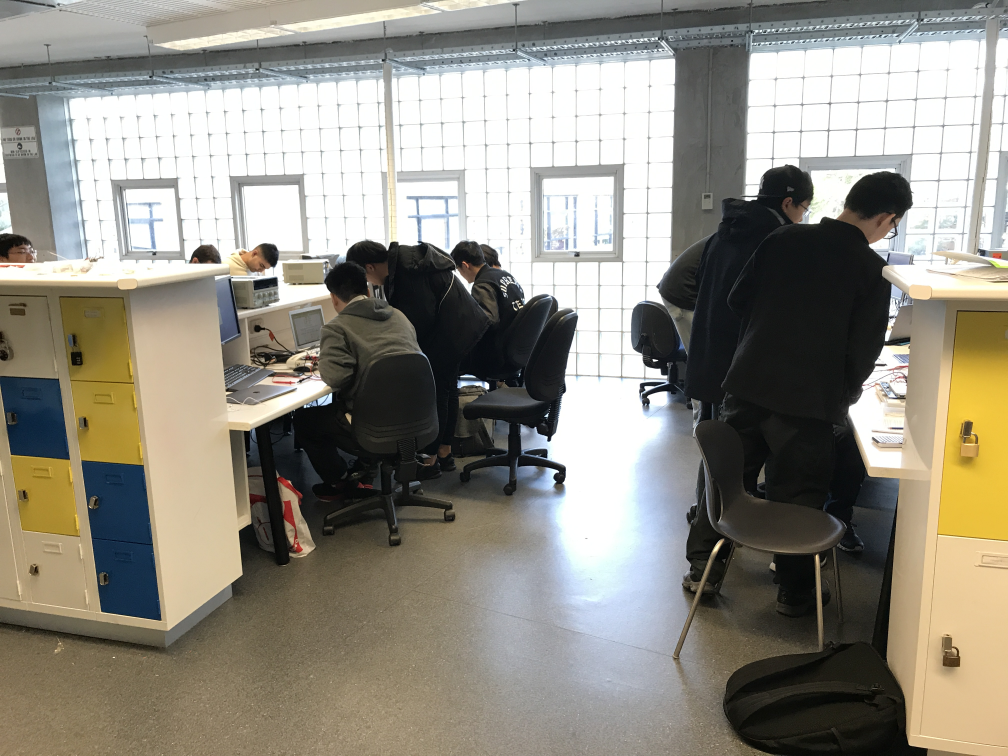
#> input picture extra/pedestrianDetect/img/lab3.JPG, 4032 x 3024 px (shown at 1/4 size)
$ python dedtect.py
#> lines starting #> are read from the running program, lines starting #| are printed output that depends on the picture; after the words box and inside, x2 and y2 are one past the last pixel; in counts of white or black regions, pixels touching at a corner belong together
# import the necessary packages
from __future__ import print_function
from imutils.object_detection import non_max_suppression
from imutils import paths
import numpy as np
import argparse
import imutils
import cv2

# construct the argument parse and parse the arguments
#ap = argparse.ArgumentParser()
#ap.add_argument("-i", "--images", required=True, help="path to images directory")
#args = vars(ap.parse_args())

# initialize the HOG descriptor/person detector
hog = cv2.HOGDescriptor()
hog.setSVMDetector(cv2.HOGDescriptor_getDefaultPeopleDetector())


# load the image and resize it to (1) reduce detection time
# and (2) improve detection accuracy
image = cv2.imread('img/lab3.JPG')
#> image is the input picture: shape (3024, 4032, 3); mean B, G, R 130.8, 141.5, 145.2
image = imutils.resize(image, width=min(400, image.shape[1]))
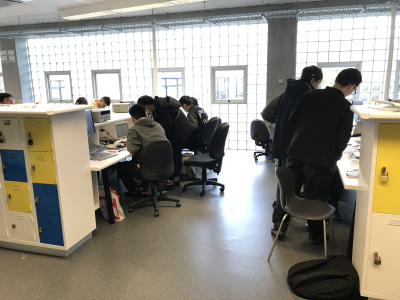
#> image: shape (300, 400, 3); mean B, G, R 130.8, 141.5, 145.2
orig = image.copy()

# detect people in the image
(rects, weights) = hog.detectMultiScale(image, winStride=(4, 4),
        padding=(8, 8), scale=1.05)
#> rects = [[150, 78, 68, 136], [62, 61, 96, 192], [252, 30, 129, 258], [8, 45, 121, 241]]; weights = [1.25, 0.439, 1.19, 0.648]

# draw the original bounding boxes
for (x, y, w, h) in rects:
        cv2.rectangle(orig, (x, y), (x + w, y + h), (0, 0, 255), 2)
#> this loop made 4 passes
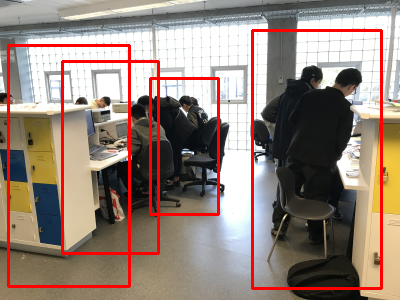
#> orig: shape (300, 400, 3); 6.16% of pixels changed, all inside (x1, y1, x2, y2) = (7, 29, 383, 290)

# apply non-maxima suppression to the bounding boxes using a
# fairly large overlap threshold to try to maintain overlapping
# boxes that are still people
rects = np.array([[x, y, x + w, y + h] for (x, y, w, h) in rects])
#> rects = [[150, 78, 218, 214], [62, 61, 158, 253], [252, 30, 381, 288], [8, 45, 129, 286]]
pick = non_max_suppression(rects, probs=None, overlapThresh=0.65)
#> pick = [[252, 30, 381, 288], [8, 45, 129, 286], [150, 78, 218, 214]]

# draw the final bounding boxes
for (xA, yA, xB, yB) in pick:
        cv2.rectangle(image, (xA, yA), (xB, yB), (0, 255, 0), 2)
#> this loop made 3 passes
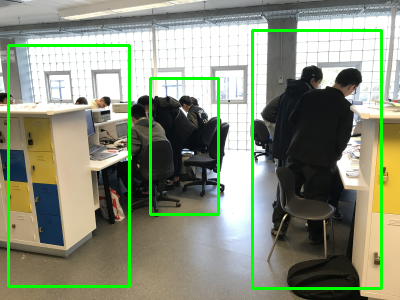
#> image: shape (300, 400, 3); 4.76% of pixels changed, all inside (x1, y1, x2, y2) = (7, 29, 383, 290)

# show some information on the number of bounding boxes
#filename = imagePath[imagePath.rfind("/") + 1:]
#print("[INFO] {}: {} original boxes, {} after suppression".format(
#        filename, len(rects), len(pick)))

# show the output images
cv2.imshow("Before NMS", orig)
cv2.imshow("After NMS", image)
cv2.waitKey(0)

$ run again, with extra/pedestrianDetect/img/lab2.JPG copied over extra/pedestrianDetect/img/lab3.JPG
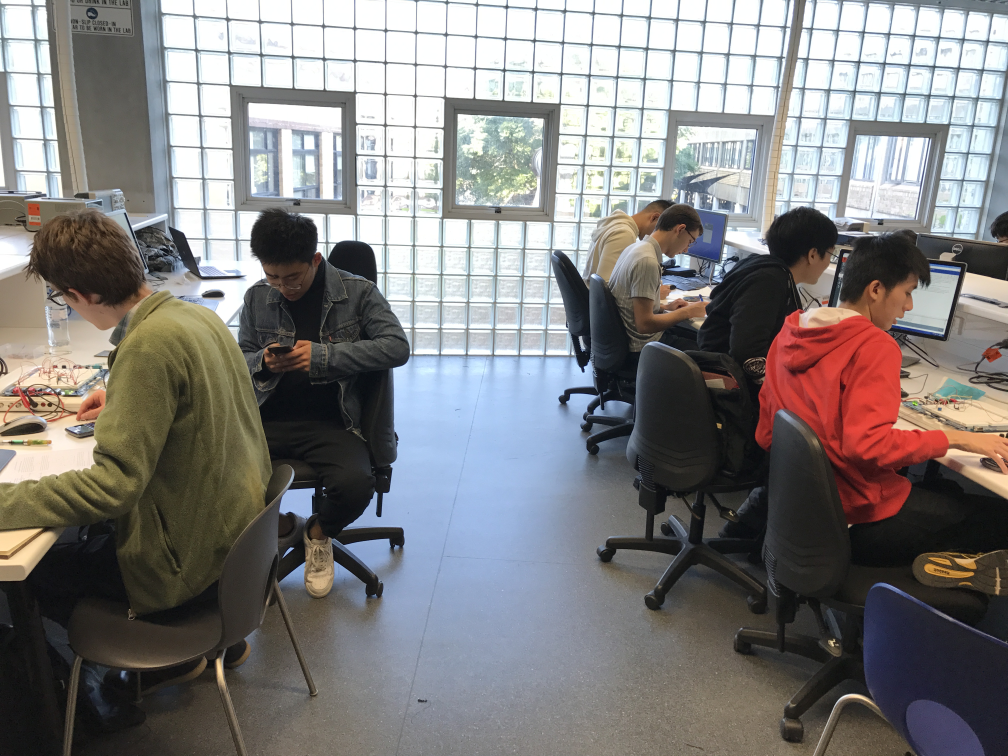
#> input picture extra/pedestrianDetect/img/lab2.JPG, 4032 x 3024 px (shown at 1/4 size)
#> image is the input picture: shape (3024, 4032, 3); mean B, G, R 127.2, 127.4, 129.7
#> `(rects, weights) = hog.detectMultiScale(image, winStride=(4, 4), paddi..`: rects = [[106, 79, 73, 147], [228, 102, 82, 164], [19, 73, 95, 189], [65, 59, 104, 209]]; weights = [0.956, 0.315, 0.483, 0.598]
#> the loop `for (x, y, w, h) in rects:` made 4 passes
#> after the loop `for (x, y, w, h) in rects:`:
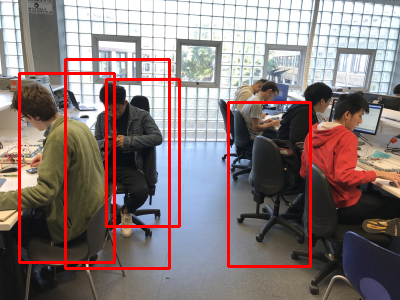
#> orig: shape (300, 400, 3); mean B, G, R 120.7, 121.1, 136.8
#> `rects = np.array([[x, y, x + w, y + h] for (x, y, w, h) in rects])`: rects = [[106, 79, 179, 226], [228, 102, 310, 266], [19, 73, 114, 262], [65, 59, 169, 268]]
#> pick = [[65, 59, 169, 268], [228, 102, 310, 266], [19, 73, 114, 262]]
#> the loop `for (xA, yA, xB, yB) in pick:` made 3 passes
#> after the loop `for (xA, yA, xB, yB) in pick:`:
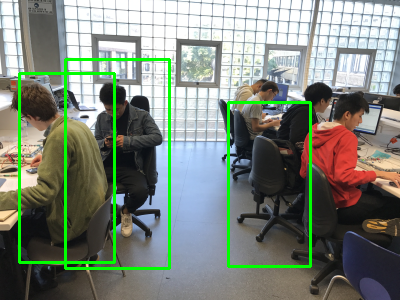
#> image: shape (300, 400, 3); mean B, G, R 122.2, 133.3, 124.8

$ run again, with extra/pedestrianDetect/img/lab.JPG copied over extra/pedestrianDetect/img/lab3.JPG
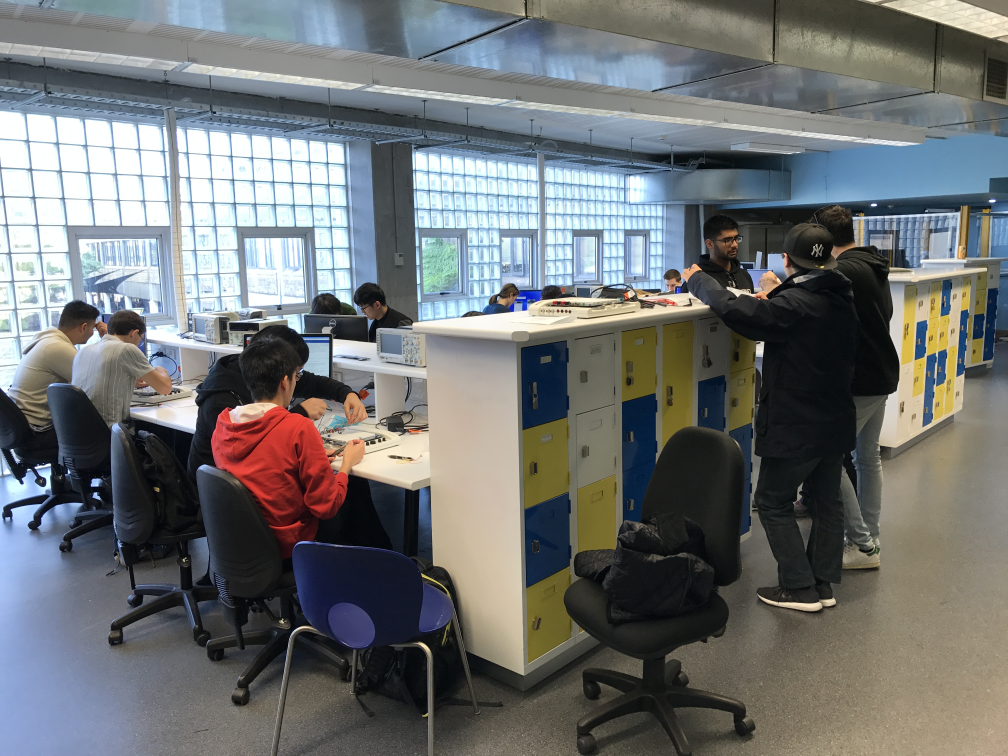
#> input picture extra/pedestrianDetect/img/lab.JPG, 4032 x 3024 px (shown at 1/4 size)
#> image is the input picture: shape (3024, 4032, 3); mean B, G, R 115.1, 114.5, 111.7
#> `(rects, weights) = hog.detectMultiScale(image, winStride=(4, 4), paddi..`: rects = [[274, 71, 97, 194], [53, 102, 100, 198]]; weights = [2.28, 0.668]
#> the loop `for (x, y, w, h) in rects:` made 2 passes
#> after the loop `for (x, y, w, h) in rects:`:
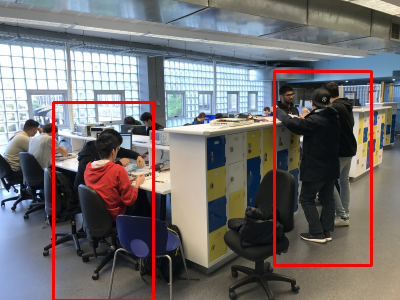
#> orig: shape (300, 400, 3); mean B, G, R 112.1, 111.5, 115.8
#> `rects = np.array([[x, y, x + w, y + h] for (x, y, w, h) in rects])`: rects = [[274, 71, 371, 265], [53, 102, 153, 300]]
#> pick = [[53, 102, 153, 300], [274, 71, 371, 265]]
#> the loop `for (xA, yA, xB, yB) in pick:` made 2 passes
#> after the loop `for (xA, yA, xB, yB) in pick:`:
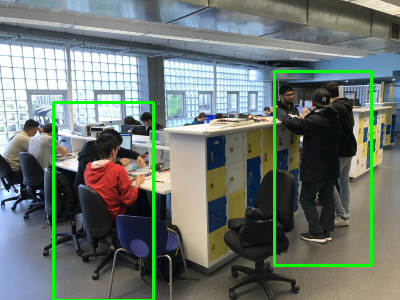
#> image: shape (300, 400, 3); mean B, G, R 112.1, 118.6, 108.8
